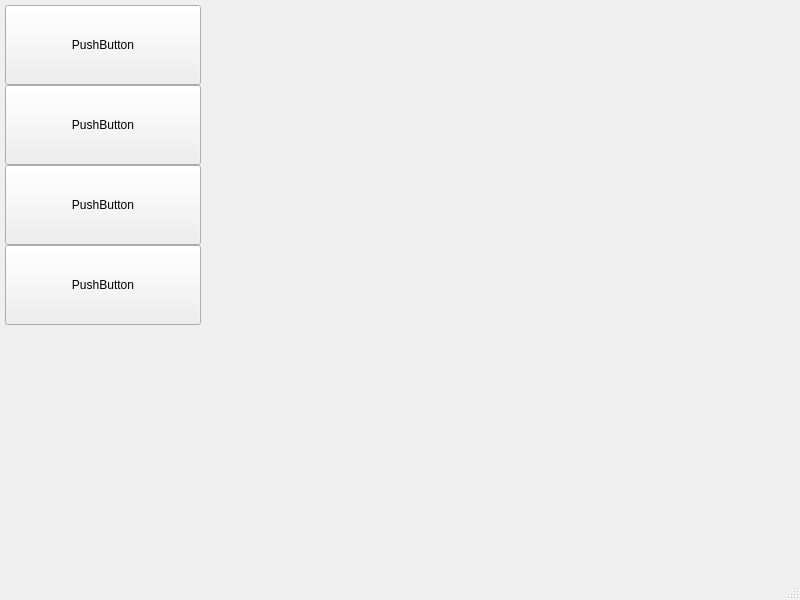
<?xml version="1.0" encoding="UTF-8"?>
<ui version="4.0">
 <class>Home</class>
 <widget class="QMainWindow" name="Home">
  <property name="geometry">
   <rect>
    <x>0</x>
    <y>0</y>
    <width>800</width>
    <height>600</height>
   </rect>
  </property>
  <property name="windowTitle">
   <string>MainWindow</string>
  </property>
  <widget class="QWidget" name="centralwidget">
   <layout class="QGridLayout" name="base_grid" columnstretch="1,3">
    <property name="sizeConstraint">
     <enum>QLayout::SetMaximumSize</enum>
    </property>
    <property name="leftMargin">
     <number>5</number>
    </property>
    <property name="topMargin">
     <number>5</number>
    </property>
    <property name="rightMargin">
     <number>5</number>
    </property>
    <property name="bottomMargin">
     <number>5</number>
    </property>
    <property name="horizontalSpacing">
     <number>-1</number>
    </property>
    <item row="0" column="0">
     <layout class="QVBoxLayout" name="menu_bar">
      <property name="spacing">
       <number>0</number>
      </property>
      <property name="sizeConstraint">
       <enum>QLayout::SetMaximumSize</enum>
      </property>
      <item>
       <widget class="QPushButton" name="pushButton_2">
        <property name="minimumSize">
         <size>
          <width>0</width>
          <height>80</height>
         </size>
        </property>
        <property name="text">
         <string>PushButton</string>
        </property>
       </widget>
      </item>
      <item>
       <widget class="QPushButton" name="pushButton">
        <property name="minimumSize">
         <size>
          <width>0</width>
          <height>80</height>
         </size>
        </property>
        <property name="text">
         <string>PushButton</string>
        </property>
       </widget>
      </item>
      <item>
       <widget class="QPushButton" name="pushButton_3">
        <property name="minimumSize">
         <size>
          <width>0</width>
          <height>80</height>
         </size>
        </property>
        <property name="text">
         <string>PushButton</string>
        </property>
       </widget>
      </item>
      <item>
       <widget class="QPushButton" name="pushButton_4">
        <property name="minimumSize">
         <size>
          <width>0</width>
          <height>80</height>
         </size>
        </property>
        <property name="text">
         <string>PushButton</string>
        </property>
       </widget>
      </item>
      <item>
       <spacer name="verticalSpacer">
        <property name="orientation">
         <enum>Qt::Vertical</enum>
        </property>
        <property name="sizeHint" stdset="0">
         <size>
          <width>20</width>
          <height>40</height>
         </size>
        </property>
       </spacer>
      </item>
     </layout>
    </item>
    <item row="0" column="1">
     <widget class="QFrame" name="gridFrame">
      <layout class="QGridLayout" name="content"/>
     </widget>
    </item>
   </layout>
  </widget>
  <widget class="QStatusBar" name="statusbar"/>
 </widget>
 <resources/>
 <connections/>
</ui>
